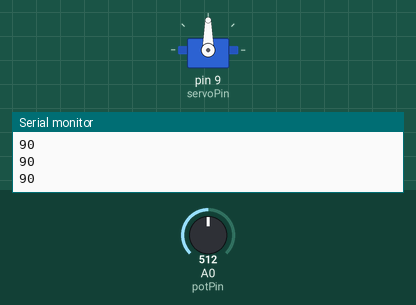
A sketch run on a simulated Arduino Uno, built with avr-gcc and run on an emulated ATmega328P. On the bench: servo, the last lines printed to the serial monitor. Inputs (shaded band) come from the test bench; at power-on: A0 (potPin) = 512.

Above: at 1.2 s.
1.3 s: A0 (potPin) set to 716
At 2.6 s:
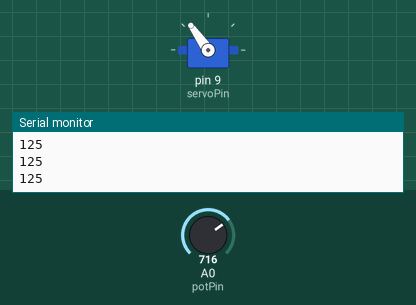
2.9 s: A0 (potPin) set to 900
At 4.0 s:
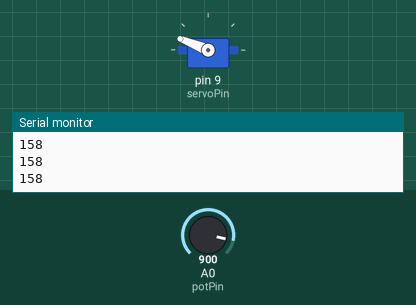
4.5 s: A0 (potPin) set to 1023
At 5.3 s:
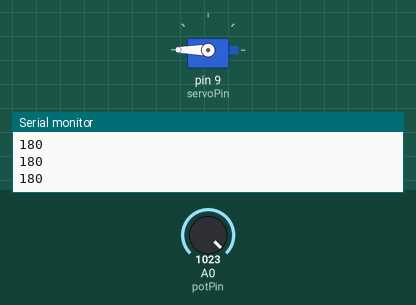
6.1 s: A0 (potPin) set to 306
At 6.6 s:
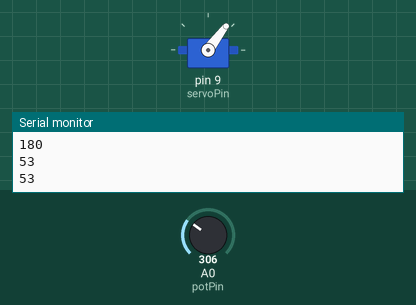
7.7 s: A0 (potPin) set to 122
At 9.0 s:
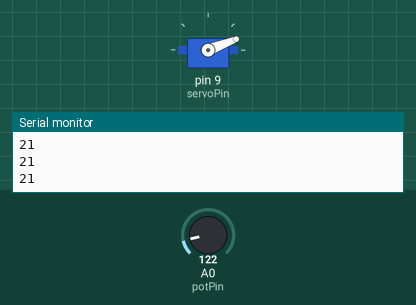
9.3 s: A0 (potPin) set to 0
At 10.5 s:
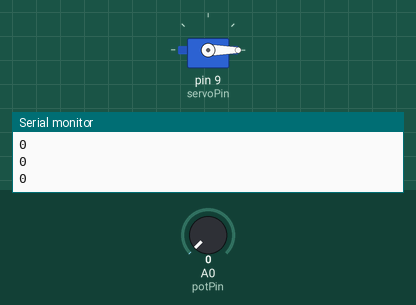
Timing chart, 0 to 11.9 s (numbered marks = the images above; inputs shaded):
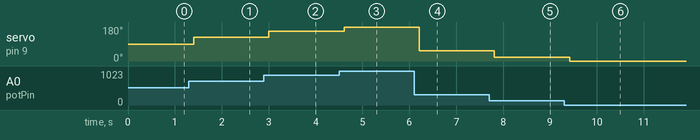

Measured:
- after the input at 1.3 s, servo on pin 9 (servoPin): 90° → 125° after 0.10 s
- after the input at 2.9 s, servo on pin 9 (servoPin): 125° → 158° after 0.11 s
- after the input at 4.5 s, servo on pin 9 (servoPin): 158° → 180° after 0.11 s
- after the input at 6.1 s, servo on pin 9 (servoPin): 180° → 53° after 0.11 s
- after the input at 7.7 s, servo on pin 9 (servoPin): 53° → 21° after 0.11 s
- after the input at 9.3 s, servo on pin 9 (servoPin): 21° → 0° after 0.12 s

The sketch:

Servo_Drive.ino
```cpp
#include <Servo.h>

int servoPin=9;
int servoPos;
Servo myservo;

int potPin=A0;
int potVal;
int dt=200;

void setup()
{
  Serial.begin(9600);
  pinMode(servoPin,OUTPUT);
  myservo.attach(servoPin);
  myservo.write(0);
  pinMode(potPin,INPUT);
  digitalWrite(4,HIGH);
}

void loop()
{
digitalWrite(4,HIGH);
potVal=analogRead(potPin);
servoPos=((180./1023.)*potVal);
Serial.println(servoPos);
myservo.write(servoPos);
delay(dt);
}
```
